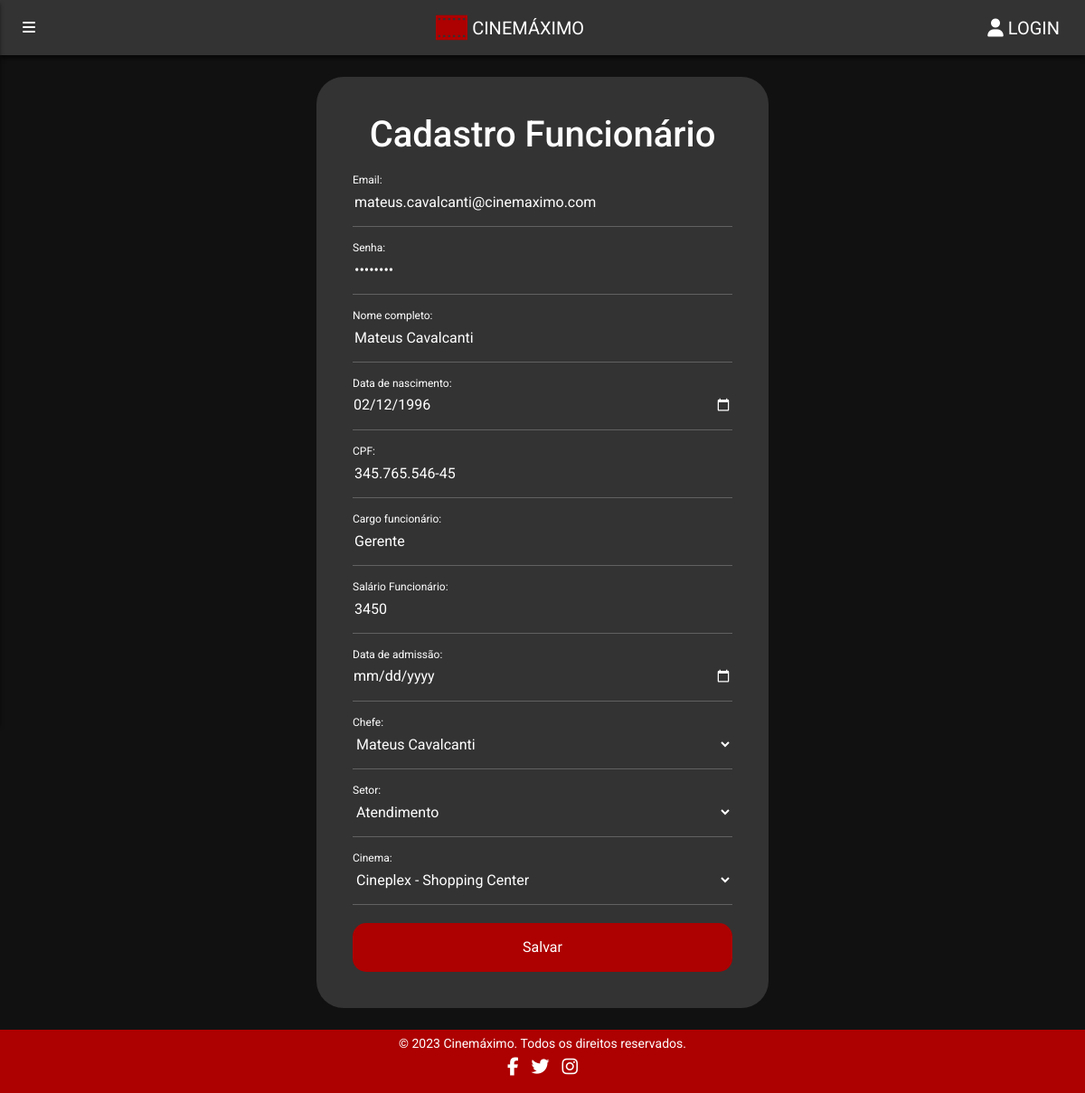
The page /html/funcionario/cadastro-funcionario.php?funcionario=1 on the database its author committed.
### tables this page shows
CREATE TABLE Funcionario (
idFuncionario INT PRIMARY KEY AUTO_INCREMENT,
email VARCHAR(255),
senha VARCHAR(255),
nome VARCHAR(255),
dataNascimento DATE,
cpf VARCHAR(255),
cargo VARCHAR(255),
salario DECIMAL,
dataAdmissao DATE,
idChefe INT,
idSetor INT,
idCinema INT,
FOREIGN KEY (idChefe) REFERENCES Funcionario(idFuncionario),
FOREIGN KEY (idSetor) REFERENCES Setor(idSetor),
FOREIGN KEY (idCinema) REFERENCES Cinema(idCinema)
);

### config.php (called while the page is built, shortened)
<?php
function GerarConexao() {
    $endereco = "localhost";
    $usuario = "root";
    $senha = "";
    $banco = "ProjetoCinema";
    $con = new mysqli ($endereco, $usuario, $senha, $banco);
    $con->set_charset("utf8");
    return $con;
}
function Buscar($sql) {
    $conexao = GerarConexao();
    $resultado = mysqli_query($conexao, $sql);
    return mysqli_fetch_all($resultado, MYSQLI_ASSOC);
}
function ehSelecionado($itemBanco, $itemLinha) {
    return ($itemBanco ?? '') == $itemLinha ? 'selected' : '';
}
?>

### html/funcionario/cadastro-funcionario.php (the view, shortened to what this page needs)
<?php
require("../../config.php");
if (isset($_GET['funcionario'])) {
  $idFuncionario = $_GET['funcionario'];
  $sql = "SELECT * FROM funcionario WHERE idFuncionario = $idFuncionario";
  $funcionario = Buscar($sql)[0];
}
$funcionarios = BuscarFuncionarios();
$setores = BuscarSetores();
$cinemas = BuscarCinemas();
function BuscarFuncionarios() {
  $sql = "SELECT
              *
          FROM Funcionario;";
  $funcionarios = Buscar($sql);
  return $funcionarios;
}
function BuscarSetores() {
  $sql = "SELECT
              *
          FROM Setor;";
  $setores = Buscar($sql);
  return $setores;
}
function BuscarCinemas() {
  $sql = "SELECT
              *
          FROM Cinema;";
  $cinemas = Buscar($sql);
  return $cinemas;
}
?>
<!DOCTYPE html>
<html lang="pt-br">
<head>
  <link rel="stylesheet" href="/Projeto-Cinema/css/compartilhado/base.css">
  <link rel="stylesheet" href="/Projeto-Cinema/css/compartilhado/header.css">
  <link rel="stylesheet" href="/Projeto-Cinema/css/compartilhado/footer.css">
  <link rel="stylesheet" href="/Projeto-Cinema/css/compartilhado/componentes.css">
  <link rel="stylesheet" href="/Projeto-Cinema/css/compartilhado/formularios.css">
  <link rel="stylesheet" href="/Projeto-Cinema/css/compartilhado/barra-lateral.css">
  <link href="https://cdn.jsdelivr.net/npm/bootstrap@5.3.0-alpha1/dist/css/bootstrap.min.css" rel="stylesheet"
>
</head>
<body>
  <div class="conteudo">
    <form method="POST" action="" class="formulario fundo-cinza mx-auto my-4">
      <h1 class="titulo-form">Cadastro Funcionário</h1>
      <div class="campo-form">
        <input
          type="email"
          name="email"
          id="email"
          placeholder=" "
          value="<?php echo isset($funcionario) ? $funcionario['email'] : '' ?>"
          required />
        <label for="email">Email:</label>
      </div>
      <div class="campo-form">
        <input
          type="password"
          name="senha"
          id="senha"
          placeholder=" "
          minlength="8"
          value="<?php echo isset($funcionario) ? $funcionario['senha'] : '' ?>"
          required />
        <label for="senha">Senha:</label>
      </div>
      <div class="campo-form">
        <input
          type="text"
          name="nome"
          id="nome"
          placeholder=" "
          minlength="3"
          value="<?php echo isset($funcionario) ? $funcionario['nome'] : '' ?>"
          required />
        <label for="nome">Nome completo:</label>
      </div>
      <div class="campo-form">
        <input
          type="date"
          name="data-nascimento"
          id="data-nascimento"
          placeholder=" "
          maxlength="13"
          value="<?php echo isset($funcionario) ? $funcionario['dataNascimento'] : '' ?>"
          required />
        <label for="data-nascimento">Data de nascimento:</label>
      </div>
      <div class="campo-form">
        <input
          type="text"
          name="cpf"
          id="cpf"
          class="cpf"
          placeholder=" "
          value="<?php echo isset($funcionario) ? $funcionario['cpf'] : '' ?>"
          required />
        <label for="cpf">CPF:</label>
      </div>
      <div class="campo-form">
        <input
          type="text"
          name="cargo-funcionario"
          id="cargo-funcionario"
          placeholder=" "
          value="<?php echo isset($funcionario) ? $funcionario['cargo'] : '' ?>"
          required />
        <label for="cargo-funcionario">Cargo funcionário:</label>
      </div>
      <div class="campo-form">
        <input
          type="number"
          name="salario"
          id="salario"
          placeholder=" "
          maxlength="13"
          value="<?php echo isset($funcionario) ? $funcionario['salario'] : '' ?>"
          required />
        <label for="salario">Salário Funcionário:</label>
      </div>
      <div class="campo-form">
        <input
          type="date"
          name="data-admissao"
          id="data-admissao"
          placeholder=" "
          maxlength="13"
          value="<?php echo isset($funcionario) ? $funcionario['dataAdmissao'] : '' ?>"
          required />
        <label for="data-admissao">Data de admissão:</label>
      </div>
      <div class="campo-dropdown" name="chefe">
        <select name="chefe">
          <?php
            foreach ($funcionarios as $linha) {
              echo "<option value='{$linha["idFuncionario"]}' "
                      . ehSelecionado($funcionario['idFuncionario'], $linha['idFuncionario']) .
                      ">
                      {$linha["nome"]}
                    </option>";
            }
          ?>
        </select>
        <label for="chefe">Chefe:</label>
      </div>
      <div class="campo-dropdown">
        <select name="setor">
          <?php
            foreach ($setores as $linha) {
              echo "<option value='{$linha["idSetor"]}' "
                      . ehSelecionado($funcionario['idSetor'], $linha['idSetor']) .
                      ">
                      {$linha["nome"]}
                    </option>";
            }
          ?>
        </select>
        <label for="setor">Setor:</label>
      </div>
      <div class="campo-dropdown">
        <select name="cinema">
          <?php
            foreach ($cinemas as $linha) {
              echo "<option value='{$linha["idCinema"]}' "
                      . ehSelecionado($funcionario['idCinema'], $linha['idCinema']) .
                      ">
                      {$linha["nome"]}
                    </option>";
            }
          ?>
        </select>
        <label for="cinema">Cinema:</label>
      </div>
      <button class="botao-form" type="submit">
        <?php echo isset($funcionario) ? 'Salvar' : 'Cadastrar' ?>
      </button>
    </form>
  </div>
</body>
</html>

### css/compartilhado/base.css (style rules this page uses)
:root { --cor-60: #111111; --cor-30: #333333; --cor-10: #AD0000; --branco: #FFFFFF; }
body { background: var(--cor-60) !important; font-family: 'Roboto', sans-serif !important; margin: 0; color: var(--branco); position: relative; min-height: 100vh; }
.conteudo { padding-bottom: 70px; }

### css/compartilhado/componentes.css (style rules this page uses)
.fundo-cinza { background-color: var(--cor-30); border-radius: 30px; }

### css/compartilhado/formularios.css (style rules this page uses)
.formulario { max-width: 500px; color: var(--branco); padding: 2.5rem; }
.formulario .titulo-form { color: var(--branco); text-align: center; padding-bottom: 15px; }
.formulario .campo-form { position: relative; margin-bottom: 1.25rem; width: 100%; }
.formulario .campo-form input { color: var(--branco); border: 0; border-bottom: solid 1px rgb(97, 97, 97); outline: none; transition: .2s ease-in-out all; background-color: transparent; }
.formulario .campo-form label { position: absolute; top: 0; left: 0; display: flex; align-items: center; cursor: text; transition: .2s ease-in-out all; }
.formulario .campo-form input, .formulario .campo-form label { font-size: 1rem; width: 100%; height: 55px; }
.formulario .campo-form input:focus+label, .formulario .campo-form input:not(:placeholder-shown)+label { font-size: .75rem; top: -25px; pointer-events: none; }
.formulario .campo-dropdown select, .formulario .campo-dropdown label { font-size: 1rem; width: 100%; height: 55px; }
.formulario .campo-dropdown { position: relative; margin-bottom: 1.25rem; width: 100%; }
.formulario .campo-dropdown select { color: var(--branco); border: 0; border-bottom: solid 1px rgb(97, 97, 97); outline: none; transition: .2s ease-in-out all; background-color: transparent; background-color: var(--cor-30); }
.formulario .campo-dropdown label { position: absolute; top: 0; left: 0; display: flex; align-items: center; cursor: text; transition: .2s ease-in-out all; width: 100%; height: 55px; font-size: .75rem; top: -25px; pointer-events: none; }
.formulario .botao-form { width: 100%; padding: 15px 50px; border-radius: 15px; border: none; background-color: var(--cor-10); color: var(--branco); font-size: 16px; text-align: center; text-decoration: none; transition: ease 0.2s; }

### rows shown on the page
funcionario: email "mateus.cavalcanti@cinemaximo.com", nome "Mateus Cavalcanti", data-nascimento "02/12/1996", cpf "345.765.546-45", cargo-funcionario "Gerente", salario "3450"

### other values the page prints
form field chefe "Mateus Cavalcanti"
form field setor "Atendimento"
form field cinema "Cineplex - Shopping Center"
